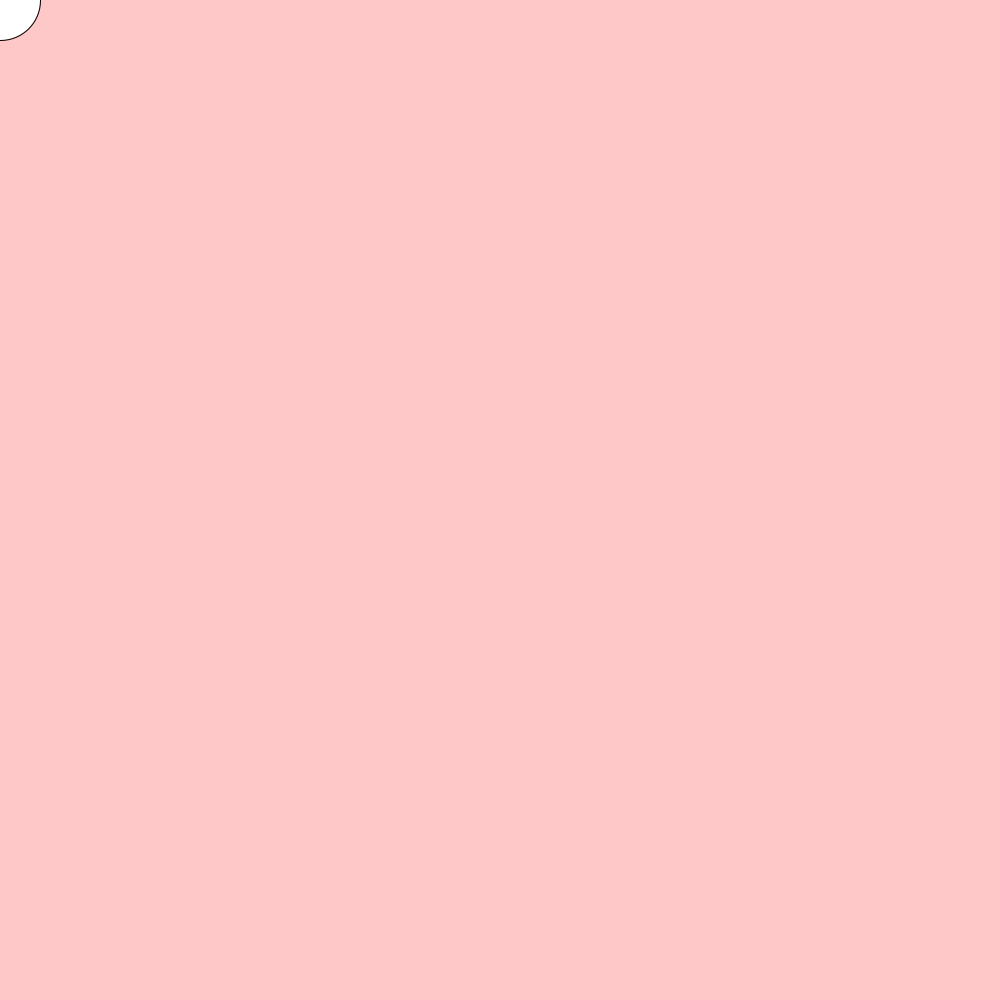
Frame 1 (no input)
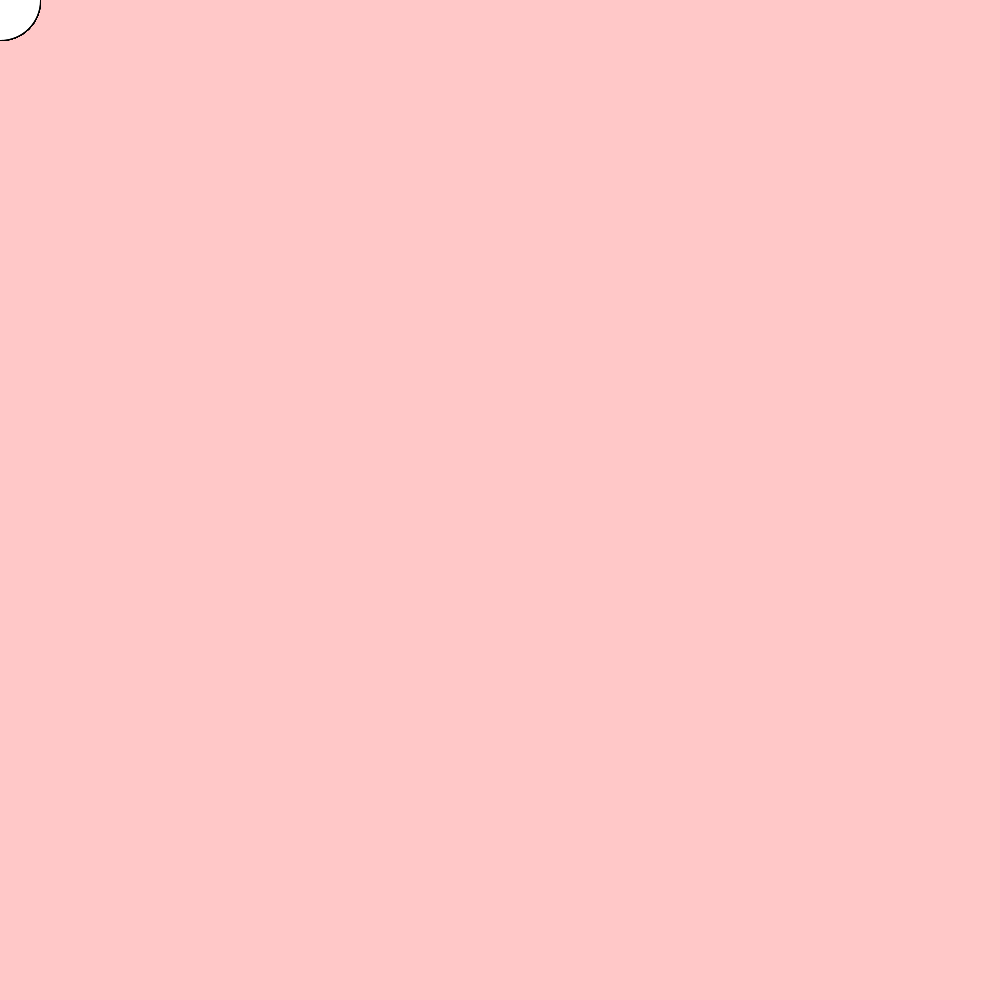
Frame 60 (the mouse pressed at the canvas centre just before this capture)
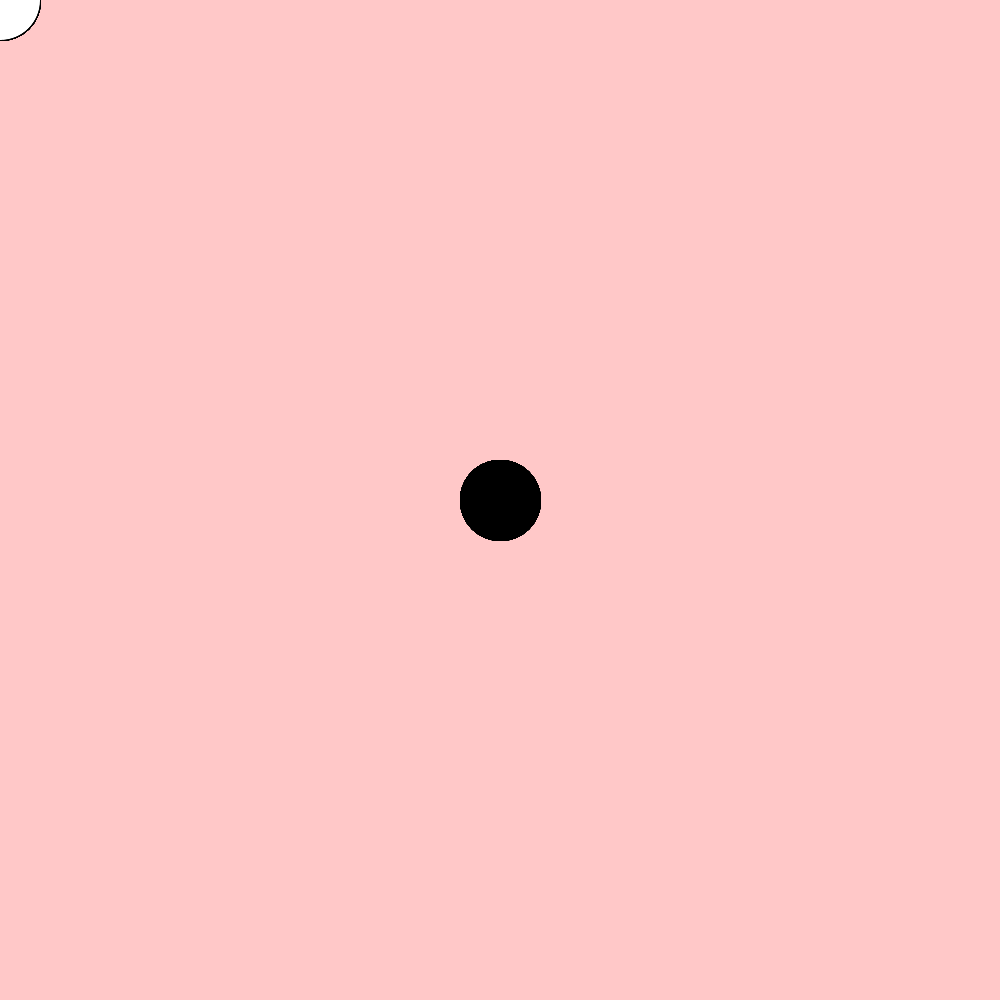
Frame 120 (the mouse held since frame 60 and released just before this capture)

The Processing sketch that drew these frames (run headless with seeded random() and noise(); from frame 60 on, the mouse is pressed at the canvas centre):

// Processing sketch: processing_177019
// ── processing_177019.pde

void setup(){
  size(1000,1000);
  background(255,200,200);  
  smooth();

}

void draw() {
 if (mousePressed) {
 fill (0);
}else{
 fill(255);

}

ellipse(mouseX,mouseY,80,80);

}
